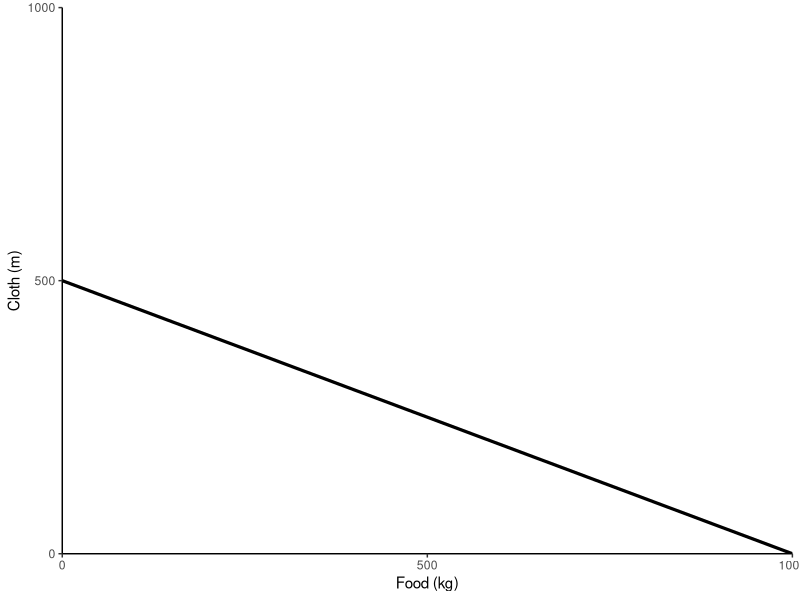
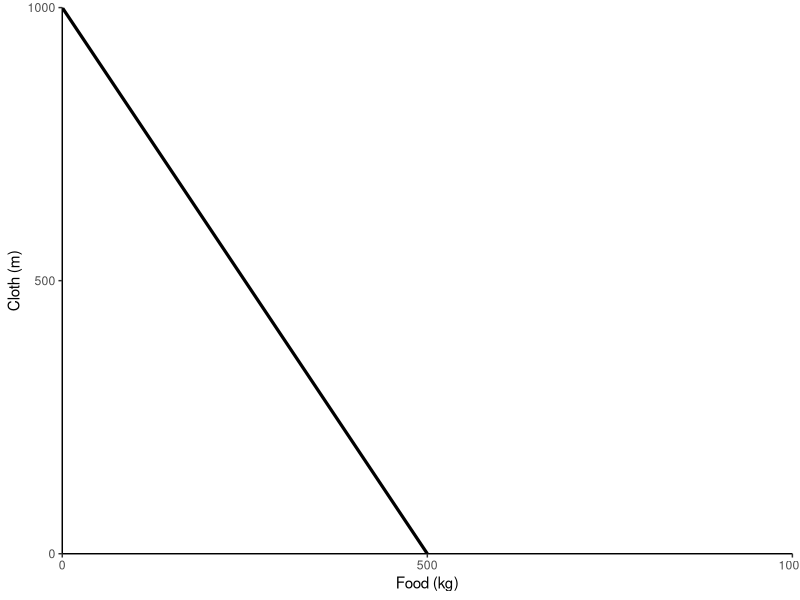

R code for these plots, in order:
## ---- chunk 1
#| fig-width: 5
#| fig-height: 4
#| label: fig1
#| fig-cap: "Production Possibility Frontier (PPF) country H"
library('ggplot2')
graph<-ggplot()+
  theme(panel.background = element_rect(fill = "#f0f1eb",
                                        colour = "#f0f1eb"),
        plot.background = element_rect(fill = "#f0f1eb"),
        legend.key = element_rect(fill = "#f0f1eb",linetype = "blank"),
        legend.background = element_rect(fill="#f0f1eb"))+
  theme_classic()

home <- function(x) 500-0.5*x
graph+
  stat_function(fun = home, size=1.1)+
  scale_y_continuous(expand=c(0,0),limits=c(0,1000), breaks = c(0,500,1000))+
  scale_x_continuous(expand=c(0,0),limits=c(0,1000), breaks =c(0,500,1000))+
  labs(x="Food (kg)",y="Cloth (m)")
## ---- chunk 2
#| fig-width: 5
#| fig-height: 4
#| label: fig2
#| fig-cap: "Production Possibility Frontier (PPF) country F"

foreign <- function(x) 1000-2*x
graph+
  stat_function(fun = foreign, size=1.1)+
  scale_y_continuous(expand=c(0,0),limits=c(0,1000), breaks = c(0,500,1000))+
  scale_x_continuous(expand=c(0,0),limits=c(0,1000), breaks =c(0,500,1000))+
  labs(x="Food (kg)",y="Cloth (m)")
